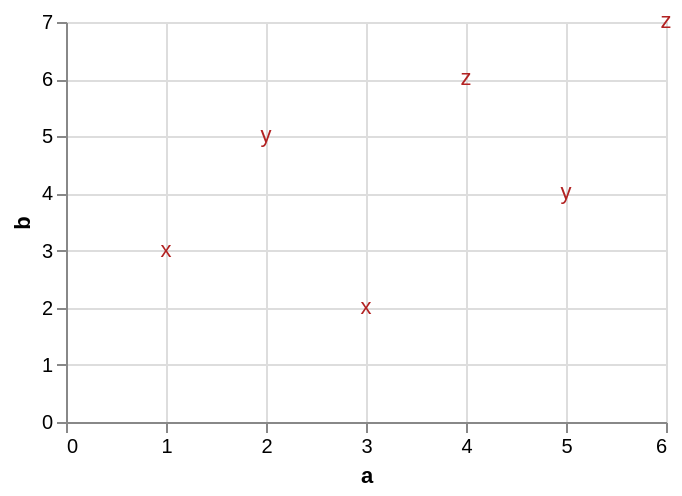

Vega-Lite specification for this chart:
### Vega-Lite specification from a JSON file in a GitHub repository (floating-point values rounded to 4 significant figures)
{"$schema": "https://vega.github.io/schema/vega-lite/v6.json", "data": {"values": [{"a": 1, "b": 3, "c": "x", "d": "2020-01-01"}, {"a": 2, "b": 5, "c": "y", "d": "2020-03-01"}, {"a": 3, "b": 2, "c": "x", "d": "2020-06-01"}, {"a": 4, "b": 6, "c": "z", "d": "2020-09-01"}, {"a": 5, "b": 4, "c": "y", "d": "2021-01-01"}, {"a": 6, "b": 7, "c": "z", "d": "2021-04-01"}]}, "width": 300, "height": 200, "params": [{"name": "pick", "select": "point"}], "mark": "text", "encoding": {"x": {"field": "a", "type": "quantitative"}, "y": {"field": "b", "type": "quantitative"}, "text": {"field": "c", "type": "nominal"}, "color": {"condition": {"param": "pick", "value": "firebrick"}, "value": "gray"}}}
